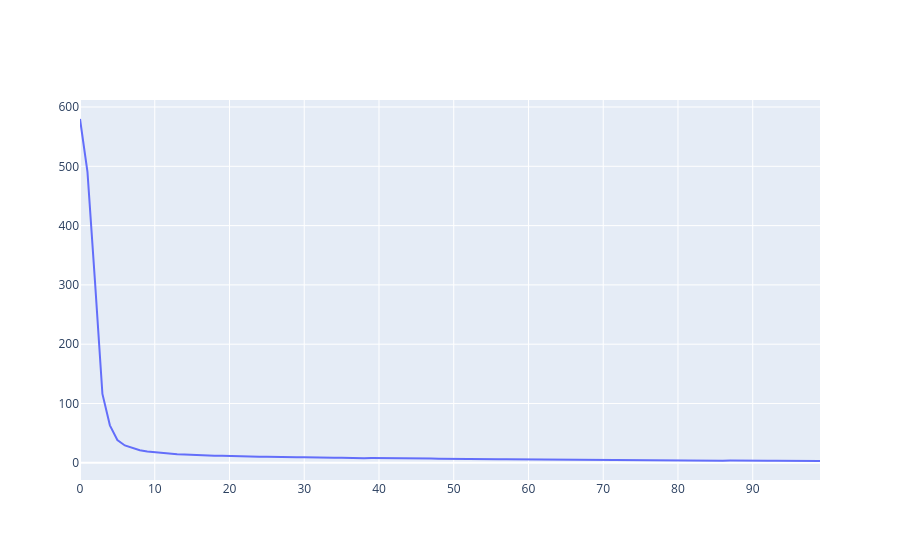

Notebook code cell kept with this figure:
### Code cell
fig = go.Figure()

fig.add_trace(go.Scatter(
    y=history.history['loss'],
    mode='lines',
    name='Training Loss'
))
